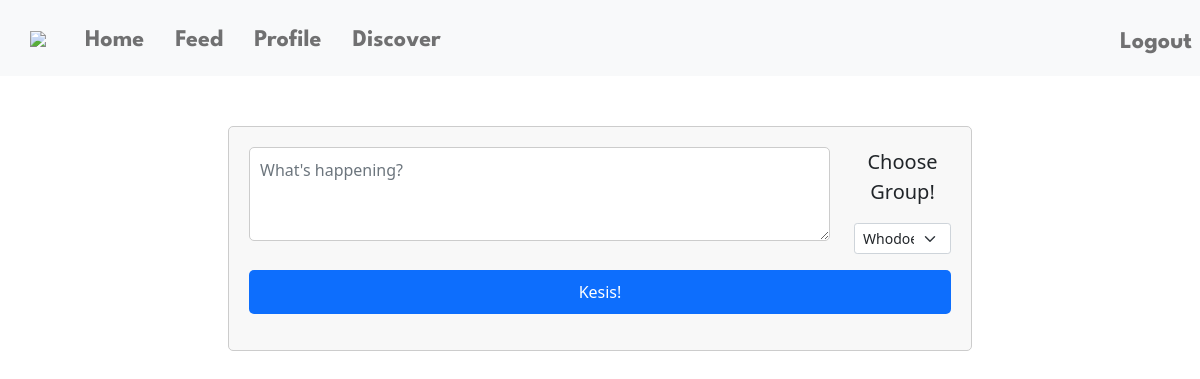
/feed (signed in), run on an earlier commit of the app's database.
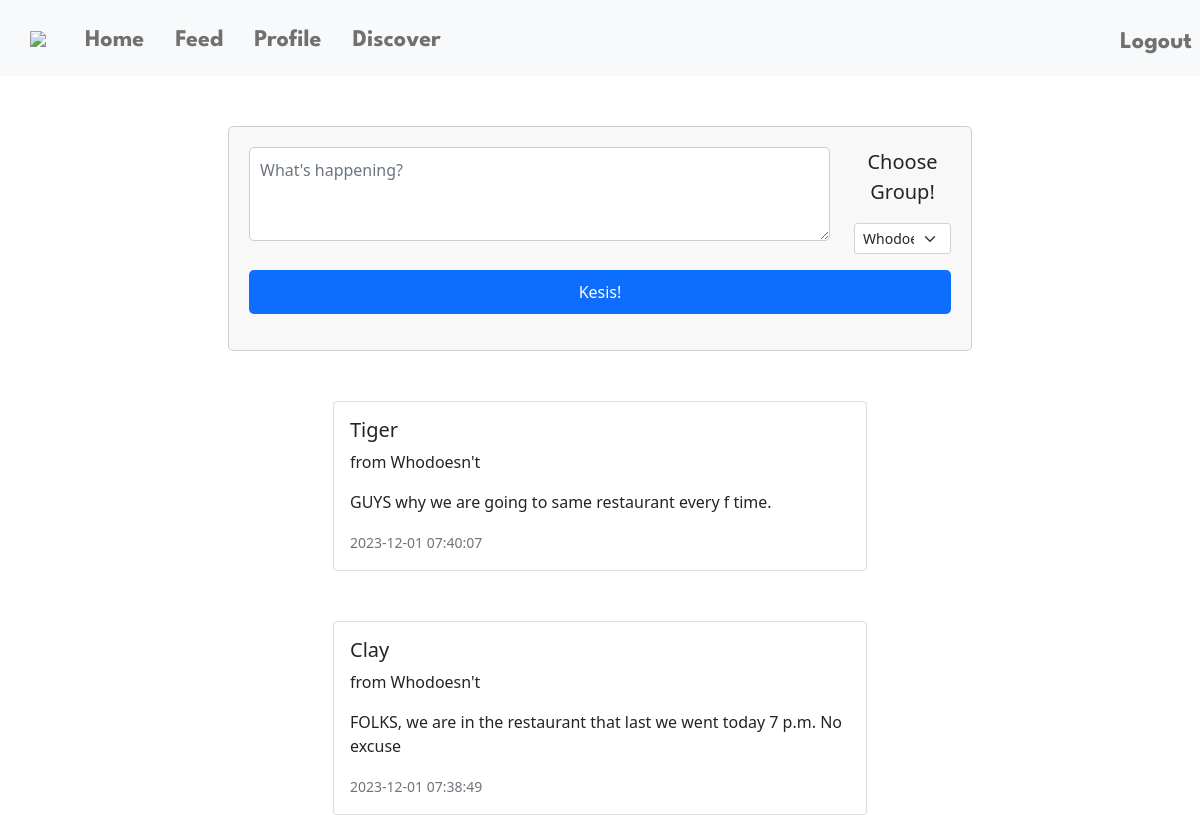
And on a later commit of the database.
### tables this page shows
CREATE TABLE posts (
post_id INTEGER PRIMARY KEY AUTOINCREMENT NOT NULL,
user_id INTEGER NOT NULL,
group_id INTEGER NOT NULL, content TEXT, date TIMESTAMP DEFAULT CURRENT_TIMESTAMP,
FOREIGN KEY (user_id) REFERENCES users(id),
FOREIGN KEY (group_id) REFERENCES groups(group_id));

CREATE TABLE users (
id INTEGER PRIMARY KEY AUTOINCREMENT NOT NULL,
username TEXT NOT NULL,
hash TEXT NOT NULL,
birthday DATE NOT NULL);

CREATE TABLE groups (
group_id INTEGER PRIMARY KEY AUTOINCREMENT NOT NULL,
group_name TEXT NOT NULL,
group_pass TEXT NOT NULL);

### app.py (the view, shortened to what this page needs)
@app.route("/feed", methods=["GET", "POST"])
@login_required
def feed():
    if request.method == "GET":
        users_groups = db.execute("SELECT group_id, group_name FROM groups WHERE group_id IN (SELECT group_id FROM group_members WHERE user_id = ?)", session["user_id"])
        users_posts = db.execute("SELECT USERS.username, GROUPS.group_name, POSTS.content, POSTS.date FROM posts JOIN users ON USERS.id = POSTS.user_id JOIN groups ON GROUPS.group_id = POSTS.group_id WHERE POSTS.group_id IN (SELECT group_id FROM group_members WHERE user_id = ?)", session["user_id"])
        return render_template("feed.html", users_groups=users_groups, users_posts=reversed(users_posts))

### app.py (called while the page is built)
@app.after_request
def after_request(response):
    response.headers["Cache-Control"] = "no-cache, no-store, must-revalidate"
    response.headers["Expires"] = 0
    response.headers["Pragma"] = "no-cache"
    return response

### helpers.py (called while the page is built)
def login_required(f):
    @wraps(f)
    def decorated_function(*args, **kwargs):
        if session.get("user_id") is None:
            return redirect("/login")
        return f(*args, **kwargs)
    return decorated_function

### templates/feed.html (shortened to what this page needs)
{% extends "layout.html" %}
{% block main %}
    <div class = "container">
        <div class="row mb-3">
            <div>
                <form action="/feed" method="post" class="col-8">
                    <div class="row">
                        <div class="col-10">
                            <textarea class="form-control w-100" name="text" rows="3" placeholder ="What's happening?"></textarea>
                        </div>
                        <div class="col-2">
                            <label class = "lead text-center fs-5 mb-3">Choose Group!</label>
                            <select class="form-select form-select-sm mb-3" name="group_id">
                                {%for group in users_groups%}
                                        <option value ="{{group['group_id']}}">
                                            {{group["group_name"]}}
                                        </option>
                                {%endfor%}
                            </select>
                        </div>
                    </div>
                    <div class="mb-3" class="row">
                        <button type="submit" class="btn btn-primary">Kesis!</button>
                    </div>
                </form>
            </div>
        </div>
    {% for post in users_posts %}
        <div class="container">
            <div class="row">
            <div class="col-md-6 offset-md-3">
                <div class="card">
                <div class="card-body">
                    <h5 class="card-title">{{post["username"]}} </h5>
                    <p class="font-italic">from {{post["group_name"]}}</p>
                    <p class="card-text">{{post["content"]}}</p>
                    <p class="card-text"><small class="text-muted">{{post["date"]}}</small></p>
                </div>
                </div>
            </div>
            </div>
        </div>
    {% endfor %}
    </div>
{% endblock %}

### templates/layout.html (shortened to what this page needs)
<!DOCTYPE html>
<html lang="en">
    <head>
        <link href="https://cdn.jsdelivr.net/npm/bootstrap@5.1.3/dist/css/bootstrap.min.css" rel="stylesheet">
        <link href="/static/styles.css" rel="stylesheet">
    </head>
    <body>
        <nav class="navbar navbar-expand-lg navbar-light bg-light">
            <a class="navbar-brand" href="/"><img src="/static/logo2.png" class="logo"></a>
            <div class="collapse navbar-collapse mt-1" id="navbarNav">
                {% if session["user_id"] %}
                    <ul class="navbar-nav ml-auto">
                        <li class="nav-item active">
                            <a class="nav-link fs-4" href="/">Home</a>
                        </li>
                        <li class="nav-item active">
                            <a class="nav-link fs-4" href="/feed">Feed</a>
                        </li>
                        <li class="nav-item fs-4">
                            <a class="nav-link" href="/profile">Profile</a>
                        </li>
                        <li class="nav-item fs-4">
                            <a class="nav-link" href="/groups">Discover</a>
                        </li>
                    </ul>
                    <ul class="navbar-nav ms-auto mt-1">
                        <li class="nav-item fs-4">
                            <a class="nav-link" href="/logout">Logout </a>
                        </li>
                    </ul>
                {% endif %}
            </div>
         </nav>
        <main>
            {% block main %}{% endblock %}
        </main>
    </body>
</html>

### static/styles.css (style rules this page uses)
form { width: 300px; margin: 0 auto; padding: 20px; border: 1px solid #ccc; border-radius: 5px; background-color: #f8f8f8; }
.form-control { width: 100%; padding: 10px; border: 1px solid #ccc; border-radius: 5px; }
.btn { width: 100%; padding: 10px; color: #fff; border: none; border-radius: 5px; }
.navbar { background-color: #f8f9fa; }
.navbar-brand { color: #6c757d; font-family: 'League Spartan', sans-serif; font-weight: 700; margin-left: 30px; }
.nav-link { color: #6c757d; font-family: 'League Spartan', sans-serif; font-weight: 700; margin-left: 15px; }
.container { margin-top: 50px; }
.logo { width: 90px; height: auto; margin—left: 10px ; }

What changed in the data, as far as the page shows it:
added posts: username "Tiger", group_name "Whodoesn't", content "GUYS why we are going to same restaurant every f time.", date "2023-12-01 07:40:07"
added posts: username "Clay", group_name "Whodoesn't", content "FOLKS, we are in the restaurant that last we went today 7 p.m. No excuse", date "2023-12-01 07:38:49"
